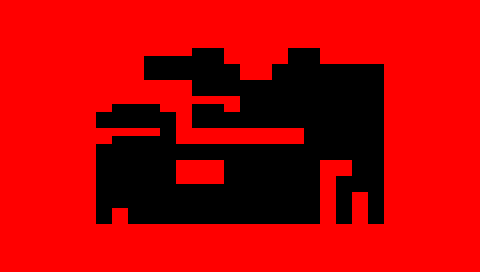

This game map was drawn from its Tiled (.tmx) file and the tilesets committed beside it. A one-line description and the trimmed map source follow:
An orthogonal 30x17 tile map with 16x16 px tiles, 1 tile layer (collisions), 3 hidden layers not drawn, 3 tilesets.

<map version="1.0" orientation="orthogonal" width="30" height="17" tilewidth="16" tileheight="16">
 <tileset firstgid="1" name="texture" tilewidth="16" tileheight="16">
  <image source="../../../texture.png" width="500" height="500" />
 </tileset>
 <tileset firstgid="962" name="collisions" tilewidth="16" tileheight="16">
  <image source="../../../collisions.png" width="48" height="48" />
 </tileset>
 <tileset firstgid="971" name="Tile" tilewidth="16" tileheight="16">
  <image source="../../../Tile.png" width="700" height="500" />
 </tileset>
 <layer name="terre" width="30" height="17" visible="0">
  <data>[510 cells, 508 non-empty, 7 distinct tile ids]</data>
 </layer>
 <layer name="calque" width="30" height="17" visible="0">
  <data>[510 cells, 350 non-empty, 25 distinct tile ids]</data>
 </layer>
 <layer name="table" width="30" height="17" visible="0">
  <data>[510 cells, 57 non-empty, 40 distinct tile ids]</data>
 </layer>
 <layer name="collisions" width="30" height="17">
  <data>[510 cells, 373 non-empty, 2 distinct tile ids]</data>
 </layer>
</map>
